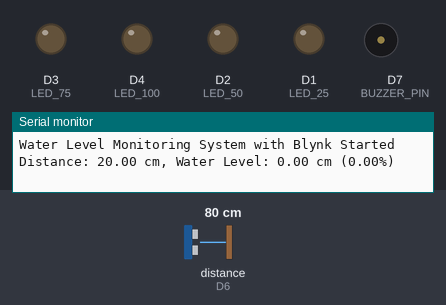
Bench run of a sketch on a simulated ESP8266 (NodeMCU). On the bench: output pins drawn as LEDs (lit = HIGH), buzzer (waves = sounding, pin HIGH), the last lines printed to the serial monitor. Wiring (inferred from the names in the program): ultrasonic range finder: trigger D5; echo D6. Inputs (shaded band) come from the test bench; at power-on: distance to the obstacle (sensor on D6) 80 cm. The echo pulse lasts 58.3 µs per cm; WiFi joins after 1.5 s; servers stay silent unless stated; pins used as bus, display or sensor lines are not drawn.

Above: at 3.0 s.
3.1 s: distance to the obstacle (sensor on D6) set to 17 cm
5.0 s: distance to the obstacle (sensor on D6) set to 13 cm
At 6.9 s:
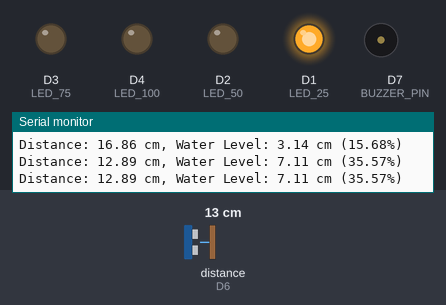
7.3 s: distance to the obstacle (sensor on D6) set to 9 cm
At 8.4 s:
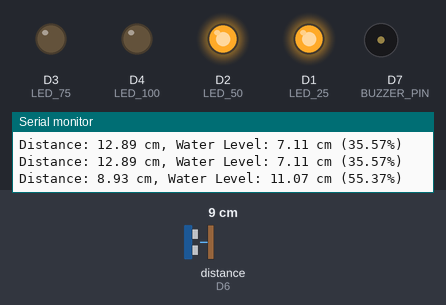
9.3 s: distance to the obstacle (sensor on D6) set to 7 cm
11.0 s: distance to the obstacle (sensor on D6) set to 4 cm
At 12.6 s:
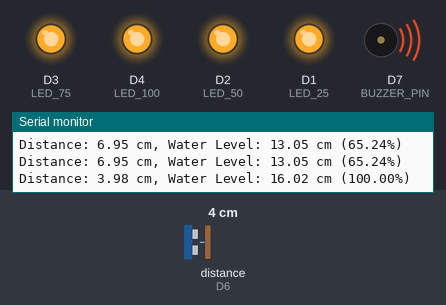
13.3 s: distance to the obstacle (sensor on D6) set to 18 cm
At 14.2 s:
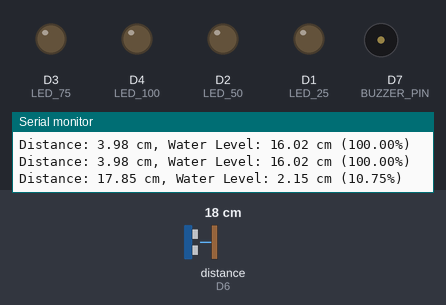
Timing chart, 0 to 16.3 s (numbered marks = the images above; inputs shaded):
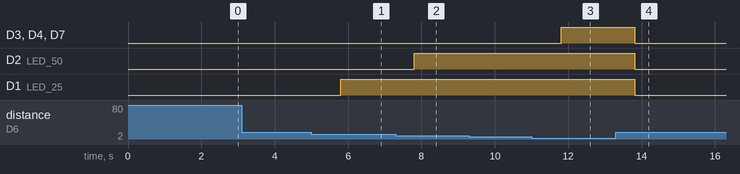

The sketch:

waterlevelBlynk.ino
```cpp
#define BLYNK_TEMPLATE_ID "TMPL27N8qy621"
#define BLYNK_TEMPLATE_NAME "Water level sensor"
#define BLYNK_AUTH_TOKEN "QNQPKX2yW2cUkAsfuZcrT12wHn4cvlu5"

#include <Arduino.h>
#include <ESP8266WiFi.h>
#include <BlynkSimpleEsp8266.h>

// Pin definitions
#define TRIG_PIN D5
#define ECHO_PIN D6
#define BUZZER_PIN D7

#define LED_25 D1
#define LED_50 D2
#define LED_75 D3
#define LED_100 D4

const int tankHeight = 20;
const int fullThreshold = 5;


char auth[] = "QNQPKX2yW2cUkAsfuZcrT12wHn4cvlu5"; // Replace with your Blynk Auth Token
char ssid[] = "Hm";
char pass[] = "010203302010";

// Cloud variables
float waterLevelPercentage;
float distanceMeasurement;
bool buzzerEnabled = true;

// Blynk virtual pins
#define VPIN_WATER_LEVEL V0
#define VPIN_DISTANCE V3
#define VPIN_BUZZER_SWITCH V2
#define VPIN_Led V1
BlynkTimer timer;

// Read ultrasonic sensor and update variables
void readSensor() {

  digitalWrite(TRIG_PIN, LOW);
  delayMicroseconds(2);
  digitalWrite(TRIG_PIN, HIGH);
  delayMicroseconds(10);
  digitalWrite(TRIG_PIN, LOW);


  long duration = pulseIn(ECHO_PIN, HIGH);
  float distance = duration * 0.034 / 2;

  if (distance > tankHeight) distance = tankHeight;

  float waterLevel = tankHeight - distance;
  float percentage = (waterLevel / tankHeight) * 100.0;

  if (percentage < 0) percentage = 0;
  if (percentage > 100 | distance<= fullThreshold) percentage = 100;

  waterLevelPercentage = percentage;
  distanceMeasurement = distance;

  Serial.print("Distance: ");
  Serial.print(distance);
  Serial.print(" cm, Water Level: ");
  Serial.print(waterLevel);
  Serial.print(" cm (");
  Serial.print(percentage);
  Serial.println("%)");

  // Update Blynk app
  Blynk.virtualWrite(VPIN_WATER_LEVEL, percentage);
  Blynk.virtualWrite(VPIN_DISTANCE, distance);

  // LEDs off initially
  digitalWrite(LED_25, LOW);
  digitalWrite(LED_50, LOW);
  digitalWrite(LED_75, LOW);
  digitalWrite(LED_100, LOW);

  if (percentage >= 25) digitalWrite(LED_25, HIGH);
  if (percentage >= 50) digitalWrite(LED_50, HIGH);
  if (percentage >= 75) digitalWrite(LED_75, HIGH);

  bool isFull = (percentage >= 100 || distance <= fullThreshold);
  if (isFull) {
    digitalWrite(LED_100, HIGH);
    if (buzzerEnabled) digitalWrite(BUZZER_PIN, HIGH);
  } else {
    digitalWrite(BUZZER_PIN, LOW);
  }
}

BLYNK_WRITE(VPIN_BUZZER_SWITCH) {
  buzzerEnabled = param.asInt();
  if (!buzzerEnabled) digitalWrite(BUZZER_PIN, LOW);
  Serial.print("Buzzer Enabled: ");
  Serial.println(buzzerEnabled ? "Yes" : "No");
}

void setup() {
  Serial.begin(115200);
  pinMode(TRIG_PIN, OUTPUT);
  pinMode(ECHO_PIN, INPUT);
  pinMode(BUZZER_PIN, OUTPUT);

  pinMode(LED_25, OUTPUT);
  pinMode(LED_50, OUTPUT);
  pinMode(LED_75, OUTPUT);
  pinMode(LED_100, OUTPUT);

  digitalWrite(BUZZER_PIN, LOW);

  Blynk.begin(auth, ssid, pass);

  // Run sensor reading every second
  timer.setInterval(1000L, readSensor);

  Serial.println("Water Level Monitoring System with Blynk Started");
}

void loop() {
  Blynk.run();
  timer.run();
}
```

Measured:
- the behaviour switches between 16 and 15 cm on distance to the obstacle (sensor on D6) (found by bisection; images 0 and 1)
- the behaviour switches between 11 and 10 cm on distance to the obstacle (sensor on D6) (found by bisection; images 1 and 2)
- the behaviour switches between 6 and 5 cm on distance to the obstacle (sensor on D6) (found by bisection; images 2 and 3)
- after the input at 5.0 s, D1 (LED_25): LOW → HIGH after 0.81 s
- after the input at 7.3 s, D2 (LED_50): LOW → HIGH after 0.51 s
- after the input at 11.0 s, D3 (LED_75), D4 (LED_100), D7 (BUZZER_PIN): LOW → HIGH after 0.81 s
- after the input at 13.3 s, D3 (LED_75), D4 (LED_100), D2 (LED_50), D1 (LED_25), D7 (BUZZER_PIN): HIGH → LOW after 0.51 s
